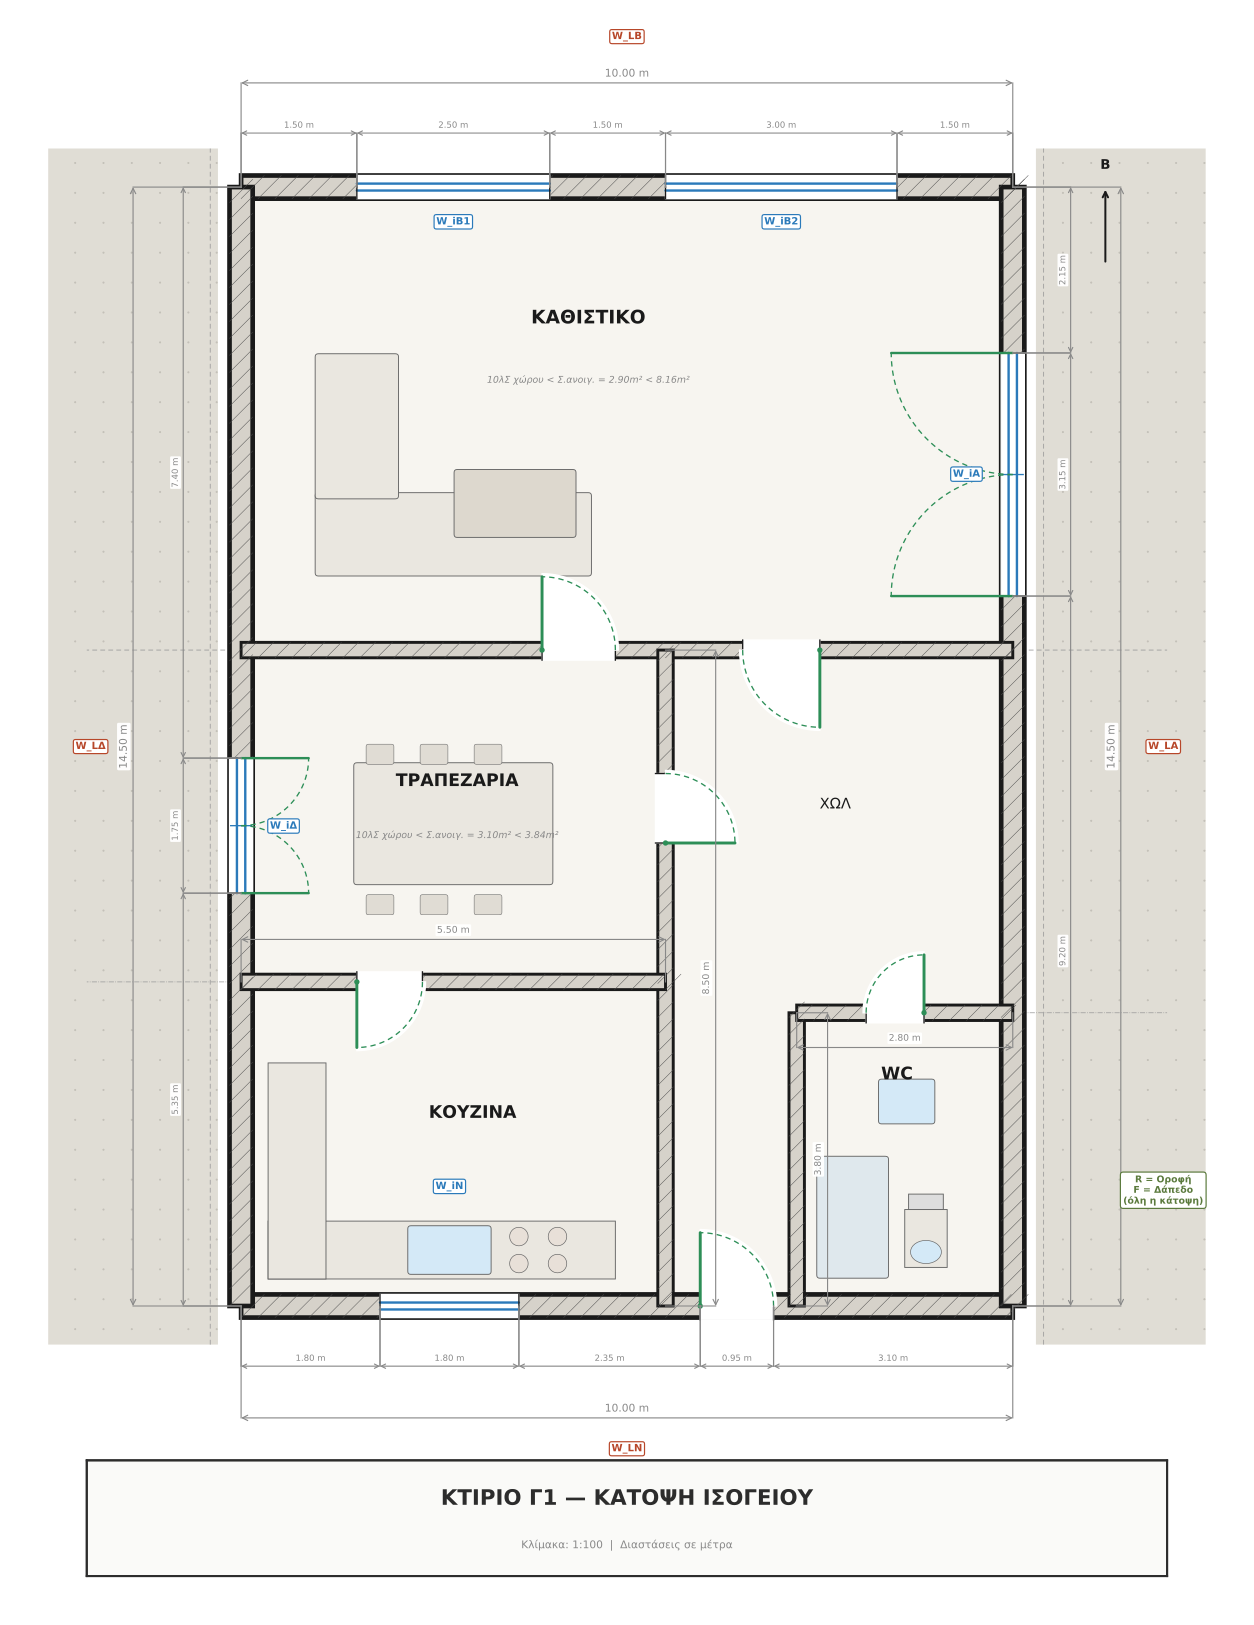

The script that saved this image:
"""
ΚΤΙΡΙΟ Γ1 - ΚΑΤΟΨΗ ΙΣΟΓΕΙΟΥ
Professional architectural floor plan — Python + Matplotlib
"""

import matplotlib
matplotlib.use("Agg")
import matplotlib.pyplot as plt
import matplotlib.patches as patches
from matplotlib.patches import FancyBboxPatch
import numpy as np

# =========================================================================
#  COLOUR PALETTE & STYLE CONSTANTS
# =========================================================================
BG_COLOR      = "#FFFFFF"
FLOOR_COLOR   = "#F7F5F0"      # ελαφρύ μπεζ δάπεδο
WALL_COLOR    = "#1A1A1A"       # σχεδόν μαύρο
HATCH_FILL    = "#D6D2CA"       # γεμισμα hatching
HATCH_LINE    = "#4A4A4A"       # γραμμές hatching
WINDOW_COLOR  = "#2B7ABA"       # μπλε παράθυρα
DOOR_COLOR    = "#2D8E57"       # πράσινο πόρτες
FURN_FILL     = "#EAE7E0"       # γέμισμα επίπλων
FURN_EDGE     = "#666666"       # περίγραμμα επίπλων
TEXT_COLOR     = "#1A1A1A"
DIM_COLOR      = "#888888"
GRID_COLOR     = "#E8E8E8"
EXTERIOR_HATCH = "#E0DDD5"
TITLE_COLOR    = "#2C2C2C"

EXT_LW   = 3.5     # εξωτερικός τοίχος
INT_LW   = 2.2     # εσωτερικός τοίχος
WIN_LW   = 1.8     # παράθυρα
DOOR_LW  = 1.0     # πόρτες
FURN_LW  = 0.7     # έπιπλα
DASH_LW  = 0.6     # dashed


def draw_floor_plan():
    fig, ax = plt.subplots(figsize=(13, 17))
    fig.patch.set_facecolor(BG_COLOR)
    ax.set_facecolor(BG_COLOR)

    # =====================================================================
    #  ΒΟΗΘΗΤΙΚΕΣ ΣΥΝΑΡΤΗΣΕΙΣ
    # =====================================================================
    def draw_wall_thick(x1, y1, x2, y2, thickness, lw=EXT_LW):
        """Τοίχος ως γεμάτο ορθογώνιο με hatching."""
        dx, dy = x2 - x1, y2 - y1
        L = np.hypot(dx, dy)
        if L < 1e-6:
            return
        nx, ny = -dy / L * thickness / 2, dx / L * thickness / 2
        corners_x = [x1 + nx, x2 + nx, x2 - nx, x1 - nx, x1 + nx]
        corners_y = [y1 + ny, y2 + ny, y2 - ny, y1 - ny, y1 + ny]
        ax.fill(corners_x, corners_y, color=HATCH_FILL, zorder=2)
        # Διαγώνιες γραμμές hatching
        n_lines = max(int(L / 0.25), 3)
        for i in range(n_lines + 1):
            t = i / n_lines
            px, py = x1 + t * dx, y1 + t * dy
            ax.plot([px + nx, px - nx], [py + ny, py - ny],
                    color=HATCH_LINE, linewidth=0.35, zorder=3)
        # Περίγραμμα
        ax.plot(corners_x, corners_y, color=WALL_COLOR, linewidth=lw,
                solid_capstyle='projecting', zorder=4)

    def draw_wall_rect(x, y, w, h, lw=EXT_LW):
        """Τοίχος ως ορθογώνιο (για κάθετες/οριζόντιες τοποθετήσεις)."""
        ax.add_patch(patches.Rectangle(
            (x, y), w, h, facecolor=HATCH_FILL,
            edgecolor=WALL_COLOR, linewidth=lw, zorder=2))
        # Hatching γραμμές (45°)
        if w > h:  # οριζόντιος
            step = 0.22
            cx = x
            while cx <= x + w:
                y0c = max(y, y)
                y1c = min(y + h, y + h)
                ax.plot([cx, cx + h], [y0c, y1c],
                        color=HATCH_LINE, linewidth=0.35, zorder=3,
                        clip_on=True)
                cx += step
        else:  # κάθετος
            step = 0.22
            cy = y
            while cy <= y + h:
                ax.plot([x, x + w], [cy, cy + w],
                        color=HATCH_LINE, linewidth=0.35, zorder=3,
                        clip_on=True)
                cy += step

    def window(x1, y1, x2, y2, wall_t=0.30):
        """Αρχιτεκτονικό σύμβολο παραθύρου: κενό στον τοίχο + διπλή γραμμή γυαλιού."""
        dx, dy = x2 - x1, y2 - y1
        L = np.hypot(dx, dy)
        if L < 1e-6:
            return
        nx, ny = -dy / L, dx / L
        off = wall_t / 2
        # Λευκό γέμισμα (σβήνει τον τοίχο)
        cx = [x1 + nx * off, x2 + nx * off, x2 - nx * off, x1 - nx * off]
        cy = [y1 + ny * off, y2 + ny * off, y2 - ny * off, y1 - ny * off]
        ax.fill(cx, cy, color=BG_COLOR, zorder=5)
        # Δύο παράλληλες γραμμές γυαλιού
        g = wall_t * 0.15
        for sign in [1, -1]:
            gx, gy = nx * g * sign, ny * g * sign
            ax.plot([x1 + gx, x2 + gx], [y1 + gy, y2 + gy],
                    color=WINDOW_COLOR, linewidth=WIN_LW, zorder=6,
                    solid_capstyle='round')
        # Ακραίες γραμμές τοίχου
        for sign in [1, -1]:
            ox, oy = nx * off * sign, ny * off * sign
            ax.plot([x1 + ox, x1 + ox * 0.0], [y1 + oy, y1 + oy * 0.0],
                    color=WALL_COLOR, linewidth=1.0, zorder=6)
            ax.plot([x2 + ox, x2 + ox * 0.0], [y2 + oy, y2 + oy * 0.0],
                    color=WALL_COLOR, linewidth=1.0, zorder=6)

    def door(cx, cy, radius, start_deg, end_deg):
        """Πόρτα: λεπτή γραμμή φύλλου + τόξο ανοίγματος."""
        theta = np.linspace(np.radians(start_deg), np.radians(end_deg), 80)
        xs = cx + radius * np.cos(theta)
        ys = cy + radius * np.sin(theta)
        # Τόξο (dashed, λεπτό)
        ax.plot(xs, ys, color=DOOR_COLOR, linewidth=DOOR_LW,
                linestyle=(0, (4, 3)), zorder=7)
        # Φύλλο πόρτας
        ax.plot([cx, xs[-1]], [cy, ys[-1]], color=DOOR_COLOR,
                linewidth=DOOR_LW * 1.8, solid_capstyle='round', zorder=7)

    def swing_thetas(angle_from, angle_to, steps=60):
        a0 = np.radians(angle_from)
        delta = (np.radians(angle_to - angle_from) + np.pi) % (2 * np.pi) - np.pi
        return np.linspace(a0, a0 + delta, steps)

    def draw_swing_arc(cx, cy, radius, angle_from, angle_to,
                       color=DOOR_COLOR, lw=DOOR_LW):
        theta = swing_thetas(angle_from, angle_to)
        ax.plot(cx + radius * np.cos(theta), cy + radius * np.sin(theta),
                color=color, linewidth=lw, linestyle=(0, (4, 3)), zorder=7)

    def balcony_door(x1, y1, x2, y2, wall_t=0.30, swing_dir=1):
        dx, dy = x2 - x1, y2 - y1
        L = np.hypot(dx, dy)
        if L < 1e-6:
            return

        nx, ny = -dy / L, dx / L
        off = wall_t / 2

        cx = [x1 + nx * off, x2 + nx * off, x2 - nx * off, x1 - nx * off]
        cy = [y1 + ny * off, y2 + ny * off, y2 - ny * off, y1 - ny * off]
        ax.fill(cx, cy, color=BG_COLOR, zorder=5)

        g = wall_t * 0.18
        for sign in [1, -1]:
            gx, gy = nx * g * sign, ny * g * sign
            ax.plot([x1 + gx, x2 + gx], [y1 + gy, y2 + gy],
                    color=WINDOW_COLOR, linewidth=WIN_LW, zorder=6,
                    solid_capstyle='round')

        for px, py in [(x1, y1), (x2, y2)]:
            ax.plot([px + nx * off, px - nx * off], [py + ny * off, py - ny * off],
                    color=WALL_COLOR, linewidth=1.0, zorder=6)

        mx, my = (x1 + x2) / 2, (y1 + y2) / 2
        ax.plot([mx + nx * off * 0.9, mx - nx * off * 0.9],
                [my + ny * off * 0.9, my - ny * off * 0.9],
                color=WINDOW_COLOR, linewidth=1.0, zorder=6)

        panel_r = L / 2
        inward_x, inward_y = nx * swing_dir * panel_r, ny * swing_dir * panel_r
        leaf_ends = [
            (x1 + inward_x, y1 + inward_y),
            (x2 + inward_x, y2 + inward_y),
        ]

        for (px, py), (lx, ly) in zip([(x1, y1), (x2, y2)], leaf_ends):
            ax.plot([px, lx], [py, ly], color=DOOR_COLOR,
                    linewidth=DOOR_LW * 1.8, solid_capstyle='round', zorder=7)

        first_closed = np.degrees(np.arctan2(my - y1, mx - x1))
        second_closed = np.degrees(np.arctan2(my - y2, mx - x2))
        open_angle = np.degrees(np.arctan2(inward_y, inward_x))

        draw_swing_arc(x1, y1, panel_r, first_closed, open_angle)
        draw_swing_arc(x2, y2, panel_r, second_closed, open_angle)

    def door(cx, cy, radius, open_deg, closed_deg, wall_t=0.20):
        closed_rad = np.radians(closed_deg)
        open_rad = np.radians(open_deg)

        closed_x = cx + radius * np.cos(closed_rad)
        closed_y = cy + radius * np.sin(closed_rad)
        open_x = cx + radius * np.cos(open_rad)
        open_y = cy + radius * np.sin(open_rad)

        seg_dx, seg_dy = closed_x - cx, closed_y - cy
        seg_len = np.hypot(seg_dx, seg_dy)
        if seg_len < 1e-6:
            return

        nx, ny = -seg_dy / seg_len, seg_dx / seg_len
        clear = wall_t / 2 + 0.03
        ax.fill(
            [cx + nx * clear, closed_x + nx * clear, closed_x - nx * clear, cx - nx * clear],
            [cy + ny * clear, closed_y + ny * clear, closed_y - ny * clear, cy - ny * clear],
            color=BG_COLOR, zorder=6
        )

        ax.plot([cx + nx * clear, cx - nx * clear], [cy + ny * clear, cy - ny * clear],
                color=WALL_COLOR, linewidth=1.0, zorder=6.5)
        ax.plot([closed_x + nx * clear, closed_x - nx * clear],
                [closed_y + ny * clear, closed_y - ny * clear],
                color=WALL_COLOR, linewidth=1.0, zorder=6.5)

        theta = swing_thetas(closed_deg, open_deg)
        ax.fill(
            np.concatenate(([cx], cx + (radius + 0.04) * np.cos(theta), [cx])),
            np.concatenate(([cy], cy + (radius + 0.04) * np.sin(theta), [cy])),
            color=BG_COLOR, zorder=6.7
        )
        draw_swing_arc(cx, cy, radius, closed_deg, open_deg)
        ax.plot([cx, open_x], [cy, open_y], color=DOOR_COLOR,
                linewidth=DOOR_LW * 2.2, solid_capstyle='round', zorder=8)
        ax.add_patch(patches.Circle((cx, cy), 0.035, facecolor=DOOR_COLOR,
                     edgecolor='none', zorder=8))

    def furniture_rect(x, y, w, h, rounded=False, fill=FURN_FILL):
        """Έπιπλο ορθογώνιο."""
        if rounded:
            ax.add_patch(FancyBboxPatch(
                (x, y), w, h, boxstyle='round,pad=0.04',
                facecolor=fill, edgecolor=FURN_EDGE,
                linewidth=FURN_LW, zorder=6))
        else:
            ax.add_patch(patches.Rectangle(
                (x, y), w, h, facecolor=fill, edgecolor=FURN_EDGE,
                linewidth=FURN_LW, zorder=6))

    def label(x, y, text, fs=12, bold=True):
        ax.text(x, y, text, fontsize=fs, ha='center', va='center',
                fontweight='bold' if bold else 'normal', color=TEXT_COLOR,
                fontfamily='sans-serif', zorder=10)

    def dim_label(x, y, text, fs=7):
        ax.text(x, y, text, fontsize=fs, ha='center', va='center',
                color=DIM_COLOR, fontfamily='sans-serif',
                fontstyle='italic', zorder=10)

    def win_label(x, y, text, fs=8):
        ax.text(x, y, text, fontsize=fs, ha='center', va='center',
                color=WINDOW_COLOR, fontfamily='sans-serif',
                fontweight='bold', zorder=10)

    def code_tag(x, y, text, color, fs=7.5):
        """Tag στοιχείου: πλαίσιο με κωδικό για αντιστοίχιση με πίνακα ΒΗΜΑ 1α."""
        ax.text(x, y, text, fontsize=fs, ha='center', va='center',
                color=color, fontfamily='sans-serif', fontweight='bold',
                bbox=dict(boxstyle='round,pad=0.22', facecolor='#FFFFFF',
                          edgecolor=color, linewidth=0.9),
                zorder=12)

    def format_dim(value):
        return f"{value:.2f} m"

    def draw_dimension(x1, y1, x2, y2, offset=0.0, text=None, color=DIM_COLOR,
                       fs=7, text_offset=0.12, lw=0.85, arrow_scale=10):
        """Draw a simple architectural dimension line parallel to the segment."""
        dx, dy = x2 - x1, y2 - y1
        length = np.hypot(dx, dy)
        if length < 1e-6:
            return

        ux, uy = dx / length, dy / length
        nx, ny = -uy, ux

        px1, py1 = x1 + nx * offset, y1 + ny * offset
        px2, py2 = x2 + nx * offset, y2 + ny * offset

        ax.plot([x1, px1], [y1, py1], color=color, linewidth=lw,
                zorder=8, clip_on=False)
        ax.plot([x2, px2], [y2, py2], color=color, linewidth=lw,
                zorder=8, clip_on=False)
        ax.annotate(
            '', xy=(px2, py2), xytext=(px1, py1),
            arrowprops=dict(
                arrowstyle='<->', color=color, lw=lw,
                shrinkA=0, shrinkB=0, mutation_scale=arrow_scale
            ),
            zorder=8
        )

        if text is None:
            text = format_dim(length)

        rotation = np.degrees(np.arctan2(dy, dx))
        if rotation > 90:
            rotation -= 180
        if rotation < -90:
            rotation += 180

        ax.text(
            (px1 + px2) / 2 + nx * text_offset,
            (py1 + py2) / 2 + ny * text_offset,
            text,
            fontsize=fs, ha='center', va='center',
            rotation=rotation, rotation_mode='anchor',
            color=color, fontfamily='sans-serif',
            bbox=dict(boxstyle='round,pad=0.15', facecolor=BG_COLOR,
                      edgecolor='none', alpha=0.95),
            zorder=11, clip_on=False
        )

    def draw_dimension_chain(points, orientation, fixed_coord, offset,
                             overall_offset=None, color=DIM_COLOR,
                             fs=6.4, overall_fs=8):
        pts = []
        for value in points:
            if not pts or abs(value - pts[-1]) > 1e-6:
                pts.append(value)

        if len(pts) < 2:
            return

        for start, end in zip(pts, pts[1:]):
            if orientation == 'h':
                draw_dimension(start, fixed_coord, end, fixed_coord,
                               offset=offset, color=color, fs=fs,
                               text_offset=0.10, arrow_scale=8)
            else:
                draw_dimension(fixed_coord, start, fixed_coord, end,
                               offset=offset, color=color, fs=fs,
                               text_offset=0.10, arrow_scale=8)

        if overall_offset is not None:
            if orientation == 'h':
                draw_dimension(pts[0], fixed_coord, pts[-1], fixed_coord,
                               offset=overall_offset, color=color, fs=overall_fs,
                               text_offset=0.12, arrow_scale=10)
            else:
                draw_dimension(fixed_coord, pts[0], fixed_coord, pts[-1],
                               offset=overall_offset, color=color, fs=overall_fs,
                               text_offset=0.12, arrow_scale=10)

    # =====================================================================
    #  ΔΑΠΕΔΟ
    # =====================================================================
    ax.add_patch(patches.Rectangle(
        (0, 0), 10, 14.5, facecolor=FLOOR_COLOR, edgecolor='none', zorder=1))

    # =====================================================================
    #  ΕΞΩΤΕΡΙΚΟΙ ΤΟΙΧΟΙ  (πάχος 0.30 m)
    # =====================================================================
    wt = 0.30  # πάχος εξωτερικού τοίχου

    # Κάτω τοίχος
    draw_wall_rect(0, -wt / 2, 10, wt, lw=EXT_LW)
    # Πάνω τοίχος
    draw_wall_rect(0, 14.5 - wt / 2, 10, wt, lw=EXT_LW)
    # Αριστερός τοίχος
    draw_wall_rect(-wt / 2, 0, wt, 14.5, lw=EXT_LW)
    # Δεξιός τοίχος
    draw_wall_rect(10 - wt / 2, 0, wt, 14.5, lw=EXT_LW)

    # =====================================================================
    #  ΕΣΩΤΕΡΙΚΟΙ ΤΟΙΧΟΙ  (πάχος 0.20 m)
    # =====================================================================
    iwt = 0.20

    # Οριζόντιος: ΚΑΘΙΣΤΙΚΟ / κάτω χώροι  y = 8.5
    draw_wall_rect(0, 8.5 - iwt / 2, 10, iwt, lw=INT_LW)

    # Κάθετος: ΤΡΑΠΕΖΑΡΙΑ-ΚΟΥΖΙΝΑ / δεξιοί χώροι  x = 5.5
    draw_wall_rect(5.5 - iwt / 2, 0, iwt, 8.5, lw=INT_LW)

    # Οριζόντιος: ΤΡΑΠΕΖΑΡΙΑ / ΚΟΥΖΙΝΑ  y = 4.2
    draw_wall_rect(0, 4.2 - iwt / 2, 5.5, iwt, lw=INT_LW)

    # Τοίχοι WC
    draw_wall_rect(7.2 - iwt / 2, 0, iwt, 3.8, lw=INT_LW)
    draw_wall_rect(7.2, 3.8 - iwt / 2, 2.8, iwt, lw=INT_LW)

    # =====================================================================
    #  ΠΑΡΑΘΥΡΑ
    # =====================================================================
    # Πάνω τοίχος — ΚΑΘΙΣΤΙΚΟ
    top_windows = [
        (1.5, 14.5, 4.0, 14.5),
        (5.5, 14.5, 8.5, 14.5),
    ]
    for x1, y1, x2, y2 in top_windows:
        window(x1, y1, x2, y2, wall_t=wt)

    kitchen_windows = [
        (1.8, 0, 3.6, 0),
    ]
    for x1, y1, x2, y2 in kitchen_windows:
        window(x1, y1, x2, y2, wall_t=wt)

    living_balcony_doors = [
        (10, 12.35, 10, 9.20, -1),
    ]
    for x1, y1, x2, y2, swing_dir in living_balcony_doors:
        balcony_door(x1, y1, x2, y2, wall_t=wt, swing_dir=swing_dir)

    dining_balcony_doors = [
        (0, 7.10, 0, 5.35, 1),
    ]
    for x1, y1, x2, y2, swing_dir in dining_balcony_doors:
        balcony_door(x1, y1, x2, y2, wall_t=wt, swing_dir=swing_dir)

    # =====================================================================
    #  ΠΟΡΤΕΣ
    # =====================================================================
    door(7.5, 8.5, 1.0, 270, 180, wall_t=iwt)   # ΚΑΘΙΣΤΙΚΟ → ΧΩΛ
    door(3.9, 8.5, 0.95, 90, 0, wall_t=iwt)     # ΤΡΑΠΕΖΑΡΙΑ → ΚΑΘΙΣΤΙΚΟ
    door(5.5, 6.0, 0.9, 0, 90, wall_t=iwt)      # ΤΡΑΠΕΖΑΡΙΑ → ΧΩΛ
    door(1.5, 4.2, 0.85, 270, 0, wall_t=iwt)    # ΤΡΑΠΕΖΑΡΙΑ → ΚΟΥΖΙΝΑ
    door(8.85, 3.8, 0.75, 90, 180, wall_t=iwt)  # ΧΩΛ → WC
    door(5.95, 0, 0.95, 90, 0, wall_t=wt)       # Εξώπορτα ΧΩΛ

    # =====================================================================
    #  ΕΞΟΠΛΙΣΜΟΣ / ΕΠΙΠΛΑ
    # =====================================================================
    # --- ΚΟΥΖΙΝΑ ---
    # Πάγκος κουζίνας (L-shape)
    furniture_rect(0.35, 0.35, 4.5, 0.75)
    furniture_rect(0.35, 0.35, 0.75, 2.8)
    # Νεροχύτης
    furniture_rect(2.2, 0.45, 1.0, 0.55, rounded=True, fill='#D4E9F7')
    # Εστίες (4 κύκλοι)
    for dx, dy in [(3.6, 0.55), (4.1, 0.55), (3.6, 0.9), (4.1, 0.9)]:
        ax.add_patch(patches.Circle((dx, dy), 0.12,
                     facecolor='#E8E0D8', edgecolor=FURN_EDGE,
                     linewidth=0.5, zorder=6))

    # --- ΤΡΑΠΕΖΑΡΙΑ ---
    # Τραπέζι
    furniture_rect(1.5, 5.5, 2.5, 1.5, rounded=True)
    # Καρέκλες (6)
    chair_positions = [
        (1.8, 5.2), (2.5, 5.2), (3.2, 5.2),   # κάτω
        (1.8, 7.15), (2.5, 7.15), (3.2, 7.15), # πάνω
    ]
    for cx, cy in chair_positions:
        ax.add_patch(patches.FancyBboxPatch(
            (cx - 0.15, cy - 0.10), 0.30, 0.20,
            boxstyle='round,pad=0.03', facecolor='#E0DCD4',
            edgecolor=FURN_EDGE, linewidth=0.4, zorder=6))

    # --- ΚΑΘΙΣΤΙΚΟ ---
    # Καναπές (L-shape)
    furniture_rect(1.0, 9.5, 3.5, 1.0, rounded=True)
    furniture_rect(1.0, 10.5, 1.0, 1.8, rounded=True)
    # Τραπεζάκι σαλονιού
    furniture_rect(2.8, 10.0, 1.5, 0.8, rounded=True, fill='#DDD8CE')

    # --- WC ---
    # Λεκάνη
    furniture_rect(8.6, 0.5, 0.55, 0.75)
    ax.add_patch(patches.Ellipse(
        (8.875, 0.7), 0.40, 0.30,
        facecolor='#D4E9F7', edgecolor=FURN_EDGE,
        linewidth=0.5, zorder=7))
    # Καζανάκι
    furniture_rect(8.65, 1.25, 0.45, 0.20, fill='#DDD')
    # Νιπτήρας
    furniture_rect(8.3, 2.4, 0.65, 0.50, rounded=True, fill='#D4E9F7')
    # Μπανιέρα / ντουζιέρα
    furniture_rect(7.5, 0.4, 0.85, 1.5, rounded=True, fill='#DFE8ED')

    # =====================================================================
    #  ΕΞΩΤΕΡΙΚΟΙ ΧΩΡΟΙ (στικτό pattern)
    # =====================================================================
    for ext_x, ext_w in [(-2.5, 2.2), (10.3, 2.2)]:
        ax.add_patch(patches.Rectangle(
            (ext_x, -0.5), ext_w, 15.5,
            facecolor=EXTERIOR_HATCH, edgecolor='none', zorder=0))
        # Στικτό pattern
        ny, nx_p = 40, 6
        for iy in range(ny):
            for ix in range(nx_p):
                px = ext_x + 0.35 + ix * (ext_w / nx_p)
                py = -0.3 + iy * (15.5 / ny)
                ax.plot(px, py, '.', color='#C0BDB5', markersize=1.2, zorder=0)

    # =====================================================================
    #  DASHED ΓΡΑΜΜΕΣ (προεξοχές κτηρίου)
    # =====================================================================
    dash_style = dict(color='#999999', linewidth=DASH_LW,
                      linestyle=(0, (6, 4)), zorder=1)
    ax.plot([0, -2.0], [8.5, 8.5], **dash_style)
    ax.plot([10, 12.0], [8.5, 8.5], **dash_style)
    ax.plot([0, -2.0], [4.2, 4.2], **{**dash_style, 'linestyle': 'dashdot'})
    ax.plot([10, 12.0], [3.8, 3.8], **{**dash_style, 'linestyle': 'dashdot'})
    ax.plot([-0.4, -0.4], [-0.5, 15.0], **dash_style)
    ax.plot([10.4, 10.4], [-0.5, 15.0], **dash_style)

    # =====================================================================
    #  ΔΙΑΣΤΑΣΕΙΣ ΤΟΙΧΩΝ / ΠΑΡΑΘΥΡΩΝ
    # =====================================================================
    # Εξωτερικές αλυσιδωτές διαστάσεις για όλους τους τοίχους και τα ανοίγματα
    top_chain = [0.0, 1.5, 4.0, 5.5, 8.5, 10.0]
    bottom_chain = [0.0, 1.8, 3.6, 5.95, 6.90, 10.0]
    left_chain = [0.0, 5.35, 7.10, 14.5]
    right_chain = [0.0, 9.20, 12.35, 14.5]

    draw_dimension_chain(top_chain, 'h', 14.5, offset=0.70, overall_offset=1.35)
    draw_dimension_chain(bottom_chain, 'h', 0.0, offset=-0.78, overall_offset=-1.45)
    draw_dimension_chain(left_chain, 'v', 0.0, offset=0.75, overall_offset=1.40)
    draw_dimension_chain(right_chain, 'v', 10.0, offset=-0.75, overall_offset=-1.40)

    # Βασικές εσωτερικές διαστάσεις τοίχων
    draw_dimension(5.5, 0, 5.5, 8.5, offset=-0.65, text=format_dim(8.5), fs=7)
    draw_dimension(0, 4.2, 5.5, 4.2, offset=0.55, text=format_dim(5.5), fs=7)
    draw_dimension(7.2, 0, 7.2, 3.8, offset=-0.40, text=format_dim(3.8), fs=6.8)
    draw_dimension(7.2, 3.8, 10, 3.8, offset=-0.45, text=format_dim(2.8), fs=6.8)

    # =====================================================================
    #  ΟΝΟΜΑΣΙΕΣ ΧΩΡΩΝ
    # =====================================================================
    label(4.5, 12.8, 'ΚΑΘΙΣΤΙΚΟ', fs=14)
    dim_label(4.5, 12.0, '10λΣ χώρου < Σ.ανοιγ. = 2.90m² < 8.16m²', fs=7)

    label(2.8, 6.8, 'ΤΡΑΠΕΖΑΡΙΑ', fs=13)
    dim_label(2.8, 6.1, '10λΣ χώρου < Σ.ανοιγ. = 3.10m² < 3.84m²', fs=7)

    label(3.0, 2.5, 'ΚΟΥΖΙΝΑ', fs=13)

    label(8.5, 3.0, 'WC', fs=13)

    # Ονομασία δεξιού χώρου (πρώην σκάλες, τώρα ανοιχτός χώρος)
    label(7.7, 6.5, 'ΧΩΛ', fs=11, bold=False)

    # =====================================================================
    #  ΚΩΔΙΚΟΙ ΔΟΜΙΚΩΝ ΣΤΟΙΧΕΙΩΝ (αντιστοίχιση με πίνακα ΒΗΜΑ 1α)
    # =====================================================================
    OPENING_TAG_COLOR = WINDOW_COLOR     # μπλε για ανοίγματα (διαφανή)
    WALL_TAG_COLOR    = '#B7472A'         # κόκκινο/καφέ για τοίχους (αδιαφανή)
    SURF_TAG_COLOR    = '#5B7A3D'         # πράσινο για οροφή/δάπεδο

    # --- ΑΝΟΙΓΜΑΤΑ (διαφανή στοιχεία) — εσωτερικά του χώρου, πλησίον ανοίγματος ---
    code_tag(2.75, 14.05, 'W_iΒ1', OPENING_TAG_COLOR)   # ΚΑΘΙΣΤΙΚΟ — Β #1
    code_tag(7.00, 14.05, 'W_iΒ2', OPENING_TAG_COLOR)   # ΚΑΘΙΣΤΙΚΟ — Β #2
    code_tag(2.70, 1.55,  'W_iΝ',  OPENING_TAG_COLOR)   # ΚΟΥΖΙΝΑ — Ν
    code_tag(9.40, 10.78, 'W_iΑ',  OPENING_TAG_COLOR)   # ΚΑΘΙΣΤΙΚΟ — Α
    code_tag(0.55, 6.22,  'W_iΔ',  OPENING_TAG_COLOR)   # ΤΡΑΠΕΖΑΡΙΑ — Δ

    # --- ΕΞΩΤΕΡΙΚΟΙ ΤΟΙΧΟΙ (αδιαφανή) — εξωτερικά πέραν διαστάσεων ---
    code_tag(5.00, 16.45, 'W_LΒ', WALL_TAG_COLOR)       # τοίχος Βορρά (πάνω)
    code_tag(5.00, -1.85, 'W_LΝ', WALL_TAG_COLOR)       # τοίχος Νότου (κάτω)
    code_tag(11.95, 7.25, 'W_LΑ', WALL_TAG_COLOR)       # τοίχος Ανατολής (δεξιά)
    code_tag(-1.95, 7.25, 'W_LΔ', WALL_TAG_COLOR)       # τοίχος Δύσης (αριστερά)

    # --- ΟΡΟΦΗ / ΔΑΠΕΔΟ (οριζόντια στοιχεία — υπόμνημα) ---
    ax.text(11.95, 1.5,
            'R = Οροφή\nF = Δάπεδο\n(όλη η κάτοψη)',
            fontsize=7, ha='center', va='center',
            color=SURF_TAG_COLOR, fontfamily='sans-serif', fontweight='bold',
            bbox=dict(boxstyle='round,pad=0.30', facecolor='#FFFFFF',
                      edgecolor=SURF_TAG_COLOR, linewidth=0.9),
            zorder=12)

    # =====================================================================
    #  ΤΙΤΛΟΣ (κάτω, επαγγελματικό πλαίσιο)
    # =====================================================================
    # Γραμμή πλαισίου
    ax.plot([-2, 12], [-2.0, -2.0], color=TITLE_COLOR, linewidth=1.5, zorder=10)
    ax.plot([-2, 12], [-3.5, -3.5], color=TITLE_COLOR, linewidth=1.5, zorder=10)
    ax.plot([-2, -2], [-2.0, -3.5], color=TITLE_COLOR, linewidth=1.5, zorder=10)
    ax.plot([12, 12], [-2.0, -3.5], color=TITLE_COLOR, linewidth=1.5, zorder=10)
    ax.add_patch(patches.Rectangle(
        (-2, -3.5), 14, 1.5, facecolor='#FAFAF8', edgecolor=TITLE_COLOR,
        linewidth=1.5, zorder=9))

    ax.text(5, -2.5, 'ΚΤΙΡΙΟ Γ1 — ΚΑΤΟΨΗ ΙΣΟΓΕΙΟΥ',
            fontsize=16, ha='center', va='center', fontweight='bold',
            color=TITLE_COLOR, fontfamily='sans-serif', zorder=10)
    ax.text(5, -3.1, 'Κλίμακα: 1:100  |  Διαστάσεις σε μέτρα',
            fontsize=8, ha='center', va='center',
            color=DIM_COLOR, fontfamily='sans-serif', zorder=10)

    # =====================================================================
    #  ΒΟΡΡΑΣ (σύμβολο)
    # =====================================================================
    nx0, ny0 = 11.2, 13.5
    ax.annotate('', xy=(nx0, ny0 + 1.0), xytext=(nx0, ny0),
                arrowprops=dict(arrowstyle='->', lw=1.5, color=TEXT_COLOR),
                zorder=10)
    ax.text(nx0, ny0 + 1.2, 'Β', fontsize=10, ha='center', va='bottom',
            fontweight='bold', color=TEXT_COLOR, zorder=10)

    # =====================================================================
    #  ΡΥΘΜΙΣΕΙΣ ΑΞΟΝΩΝ
    # =====================================================================
    ax.set_xlim(-3, 13)
    ax.set_ylim(-4, 16.8)
    ax.set_aspect('equal')
    ax.axis('off')

    plt.tight_layout(pad=0.5)
    plt.savefig('floor_plan_G1.png', dpi=250, bbox_inches='tight', facecolor=BG_COLOR)
    plt.savefig('floor_plan_G1.svg', bbox_inches='tight', facecolor=BG_COLOR)
    print("Saved: floor_plan_G1.png & floor_plan_G1.svg")


if __name__ == '__main__':
    draw_floor_plan()
